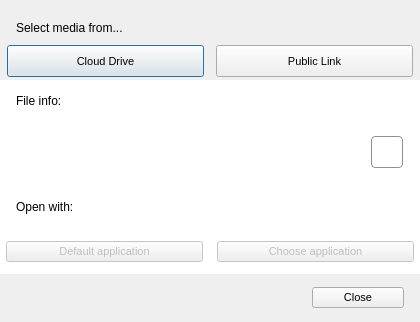
<?xml version="1.0" encoding="UTF-8"?>
<ui version="4.0">
 <class>StreamingFromMegaDialog</class>
 <widget class="QDialog" name="StreamingFromMegaDialog">
  <property name="geometry">
   <rect>
    <x>0</x>
    <y>0</y>
    <width>420</width>
    <height>322</height>
   </rect>
  </property>
  <property name="minimumSize">
   <size>
    <width>420</width>
    <height>322</height>
   </size>
  </property>
  <property name="maximumSize">
   <size>
    <width>420</width>
    <height>322</height>
   </size>
  </property>
  <property name="windowTitle">
   <string>Dialog</string>
  </property>
  <property name="styleSheet">
   <string notr="true">QWidget
{
font-size: 11px;
}

#lStreamResourceDesc, #lFileInfoDesc, #lOpenWithDesc, #lFileSize
{
  font-family: &quot;HelveticaNeue-Light&quot;;
  font-size: 12px;
  color: #000000;
}
#wContainer
{
	background-color: white;
}
#lFileInfoDesc, #lOpenWithDesc, #lStreamResourceDesc
{
    padding-left: 13px;
}
#lNothingSelected
{
   font-size: 12px;
	color: rgba(0, 0, 0, 50)
}

#lFileName, #lState
{
	font-size: 12px;
	color: #000000;
}</string>
  </property>
  <layout class="QVBoxLayout" name="verticalLayout_6">
   <property name="spacing">
    <number>0</number>
   </property>
   <property name="leftMargin">
    <number>0</number>
   </property>
   <property name="topMargin">
    <number>0</number>
   </property>
   <property name="rightMargin">
    <number>0</number>
   </property>
   <property name="bottomMargin">
    <number>0</number>
   </property>
   <item>
    <widget class="QWidget" name="wStreamResource" native="true">
     <property name="minimumSize">
      <size>
       <width>0</width>
       <height>80</height>
      </size>
     </property>
     <property name="maximumSize">
      <size>
       <width>16777215</width>
       <height>80</height>
      </size>
     </property>
     <layout class="QVBoxLayout" name="verticalLayout">
      <property name="spacing">
       <number>7</number>
      </property>
      <property name="leftMargin">
       <number>0</number>
      </property>
      <property name="topMargin">
       <number>18</number>
      </property>
      <property name="rightMargin">
       <number>0</number>
      </property>
      <property name="bottomMargin">
       <number>0</number>
      </property>
      <item>
       <widget class="QLabel" name="lStreamResourceDesc">
        <property name="minimumSize">
         <size>
          <width>0</width>
          <height>16</height>
         </size>
        </property>
        <property name="maximumSize">
         <size>
          <width>16777215</width>
          <height>16</height>
         </size>
        </property>
        <property name="styleSheet">
         <string notr="true"/>
        </property>
        <property name="text">
         <string>Select media from...</string>
        </property>
       </widget>
      </item>
      <item>
       <widget class="QWidget" name="wSelectMedia" native="true">
        <property name="minimumSize">
         <size>
          <width>0</width>
          <height>32</height>
         </size>
        </property>
        <property name="maximumSize">
         <size>
          <width>16777215</width>
          <height>32</height>
         </size>
        </property>
        <property name="styleSheet">
         <string notr="true"/>
        </property>
        <layout class="QHBoxLayout" name="horizontalLayout_3">
         <property name="spacing">
          <number>5</number>
         </property>
         <property name="leftMargin">
          <number>0</number>
         </property>
         <property name="topMargin">
          <number>0</number>
         </property>
         <property name="rightMargin">
          <number>0</number>
         </property>
         <property name="bottomMargin">
          <number>0</number>
         </property>
         <item>
          <widget class="QPushButton" name="bFromCloud">
           <property name="sizePolicy">
            <sizepolicy hsizetype="Minimum" vsizetype="Fixed">
             <horstretch>0</horstretch>
             <verstretch>0</verstretch>
            </sizepolicy>
           </property>
           <property name="minimumSize">
            <size>
             <width>197</width>
             <height>32</height>
            </size>
           </property>
           <property name="maximumSize">
            <size>
             <width>197</width>
             <height>32</height>
            </size>
           </property>
           <property name="styleSheet">
            <string notr="true"/>
           </property>
           <property name="text">
            <string>Cloud Drive</string>
           </property>
          </widget>
         </item>
         <item>
          <widget class="QPushButton" name="bFromPublicLink">
           <property name="minimumSize">
            <size>
             <width>197</width>
             <height>32</height>
            </size>
           </property>
           <property name="maximumSize">
            <size>
             <width>197</width>
             <height>32</height>
            </size>
           </property>
           <property name="text">
            <string>Public Link</string>
           </property>
          </widget>
         </item>
        </layout>
       </widget>
      </item>
     </layout>
    </widget>
   </item>
   <item>
    <widget class="QWidget" name="wContainer" native="true">
     <layout class="QVBoxLayout" name="verticalLayout_3">
      <property name="spacing">
       <number>0</number>
      </property>
      <property name="leftMargin">
       <number>0</number>
      </property>
      <property name="topMargin">
       <number>0</number>
      </property>
      <property name="rightMargin">
       <number>0</number>
      </property>
      <property name="bottomMargin">
       <number>0</number>
      </property>
      <item>
       <widget class="QWidget" name="wStatus" native="true">
        <layout class="QVBoxLayout" name="verticalLayout_4">
         <property name="spacing">
          <number>0</number>
         </property>
         <property name="leftMargin">
          <number>0</number>
         </property>
         <property name="topMargin">
          <number>0</number>
         </property>
         <property name="rightMargin">
          <number>0</number>
         </property>
         <property name="bottomMargin">
          <number>0</number>
         </property>
         <item>
          <widget class="QLabel" name="lFileInfoDesc">
           <property name="minimumSize">
            <size>
             <width>0</width>
             <height>40</height>
            </size>
           </property>
           <property name="maximumSize">
            <size>
             <width>16777215</width>
             <height>40</height>
            </size>
           </property>
           <property name="styleSheet">
            <string notr="true"/>
           </property>
           <property name="text">
            <string>File info:</string>
           </property>
          </widget>
         </item>
         <item>
          <widget class="QWidget" name="wFileInfo" native="true">
           <property name="enabled">
            <bool>true</bool>
           </property>
           <property name="minimumSize">
            <size>
             <width>0</width>
             <height>60</height>
            </size>
           </property>
           <property name="maximumSize">
            <size>
             <width>16777215</width>
             <height>60</height>
            </size>
           </property>
           <layout class="QHBoxLayout" name="horizontalLayout_6">
            <property name="spacing">
             <number>0</number>
            </property>
            <property name="leftMargin">
             <number>0</number>
            </property>
            <property name="topMargin">
             <number>0</number>
            </property>
            <property name="rightMargin">
             <number>17</number>
            </property>
            <property name="bottomMargin">
             <number>0</number>
            </property>
            <item>
             <widget class="QStackedWidget" name="sFileInfo">
              <property name="minimumSize">
               <size>
                <width>0</width>
                <height>50</height>
               </size>
              </property>
              <property name="maximumSize">
               <size>
                <width>16777215</width>
                <height>60</height>
               </size>
              </property>
              <property name="styleSheet">
               <string notr="true">background-color: white;</string>
              </property>
              <property name="currentIndex">
               <number>0</number>
              </property>
              <widget class="QWidget" name="pFileInfo">
               <layout class="QHBoxLayout" name="horizontalLayout_2">
                <property name="spacing">
                 <number>0</number>
                </property>
                <property name="leftMargin">
                 <number>9</number>
                </property>
                <property name="topMargin">
                 <number>0</number>
                </property>
                <property name="rightMargin">
                 <number>0</number>
                </property>
                <property name="bottomMargin">
                 <number>0</number>
                </property>
                <item>
                 <widget class="QPushButton" name="lFileType">
                  <property name="minimumSize">
                   <size>
                    <width>48</width>
                    <height>48</height>
                   </size>
                  </property>
                  <property name="maximumSize">
                   <size>
                    <width>48</width>
                    <height>48</height>
                   </size>
                  </property>
                  <property name="styleSheet">
                   <string notr="true">border: none;</string>
                  </property>
                  <property name="text">
                   <string/>
                  </property>
                  <property name="icon">
                   <iconset resource="../Resources_linux.qrc">
                    <normaloff>:/images/drag_podcast.png</normaloff>:/images/drag_podcast.png</iconset>
                  </property>
                  <property name="iconSize">
                   <size>
                    <width>48</width>
                    <height>48</height>
                   </size>
                  </property>
                 </widget>
                </item>
                <item>
                 <widget class="QWidget" name="wFileInfoDesc" native="true">
                  <property name="minimumSize">
                   <size>
                    <width>0</width>
                    <height>30</height>
                   </size>
                  </property>
                  <property name="maximumSize">
                   <size>
                    <width>16777215</width>
                    <height>30</height>
                   </size>
                  </property>
                  <layout class="QVBoxLayout" name="verticalLayout_5">
                   <property name="spacing">
                    <number>0</number>
                   </property>
                   <property name="leftMargin">
                    <number>0</number>
                   </property>
                   <property name="topMargin">
                    <number>0</number>
                   </property>
                   <property name="rightMargin">
                    <number>0</number>
                   </property>
                   <property name="bottomMargin">
                    <number>0</number>
                   </property>
                   <item>
                    <widget class="QWidget" name="widget" native="true">
                     <layout class="QHBoxLayout" name="horizontalLayout">
                      <property name="spacing">
                       <number>10</number>
                      </property>
                      <property name="leftMargin">
                       <number>0</number>
                      </property>
                      <property name="topMargin">
                       <number>0</number>
                      </property>
                      <property name="rightMargin">
                       <number>0</number>
                      </property>
                      <property name="bottomMargin">
                       <number>0</number>
                      </property>
                      <item>
                       <widget class="QLabel" name="lFileName">
                        <property name="sizePolicy">
                         <sizepolicy hsizetype="Minimum" vsizetype="Preferred">
                          <horstretch>0</horstretch>
                          <verstretch>0</verstretch>
                         </sizepolicy>
                        </property>
                        <property name="text">
                         <string/>
                        </property>
                       </widget>
                      </item>
                      <item>
                       <widget class="QPushButton" name="lState">
                        <property name="sizePolicy">
                         <sizepolicy hsizetype="Expanding" vsizetype="Fixed">
                          <horstretch>0</horstretch>
                          <verstretch>0</verstretch>
                         </sizepolicy>
                        </property>
                        <property name="minimumSize">
                         <size>
                          <width>8</width>
                          <height>8</height>
                         </size>
                        </property>
                        <property name="maximumSize">
                         <size>
                          <width>8</width>
                          <height>8</height>
                         </size>
                        </property>
                        <property name="styleSheet">
                         <string notr="true">border:none;</string>
                        </property>
                        <property name="text">
                         <string/>
                        </property>
                       </widget>
                      </item>
                      <item>
                       <spacer name="horizontalSpacer_2">
                        <property name="orientation">
                         <enum>Qt::Horizontal</enum>
                        </property>
                        <property name="sizeHint" stdset="0">
                         <size>
                          <width>31</width>
                          <height>20</height>
                         </size>
                        </property>
                       </spacer>
                      </item>
                     </layout>
                    </widget>
                   </item>
                   <item>
                    <widget class="QLabel" name="lFileSize">
                     <property name="text">
                      <string/>
                     </property>
                    </widget>
                   </item>
                  </layout>
                 </widget>
                </item>
               </layout>
              </widget>
              <widget class="QWidget" name="pNothingSelected">
               <widget class="QWidget" name="widget_2" native="true">
                <property name="geometry">
                 <rect>
                  <x>0</x>
                  <y>0</y>
                  <width>361</width>
                  <height>50</height>
                 </rect>
                </property>
                <layout class="QHBoxLayout" name="horizontalLayout_7">
                 <property name="spacing">
                  <number>0</number>
                 </property>
                 <property name="leftMargin">
                  <number>16</number>
                 </property>
                 <property name="topMargin">
                  <number>0</number>
                 </property>
                 <property name="rightMargin">
                  <number>0</number>
                 </property>
                 <property name="bottomMargin">
                  <number>0</number>
                 </property>
                 <item>
                  <widget class="QLabel" name="lNothingSelected">
                   <property name="text">
                    <string>Nothing selected</string>
                   </property>
                  </widget>
                 </item>
                </layout>
               </widget>
              </widget>
             </widget>
            </item>
            <item>
             <widget class="QToolButton" name="bCopyLink">
              <property name="minimumSize">
               <size>
                <width>32</width>
                <height>32</height>
               </size>
              </property>
              <property name="maximumSize">
               <size>
                <width>32</width>
                <height>32</height>
               </size>
              </property>
              <property name="styleSheet">
               <string notr="true">    border: 1px solid #8f8f91;
    border-radius: 4px;
    background-color: qlineargradient(x1: 0, y1: 0, x2: 0, y2: 1,
                                      stop: 0 #f6f7fa, stop: 1 #dadbde);
</string>
              </property>
              <property name="text">
               <string/>
              </property>
              <property name="icon">
               <iconset resource="../Resources_linux.qrc">
                <normaloff>:/images/streaming_link.png</normaloff>:/images/streaming_link.png</iconset>
              </property>
             </widget>
            </item>
           </layout>
          </widget>
         </item>
        </layout>
       </widget>
      </item>
      <item>
       <widget class="QWidget" name="wOpenWith" native="true">
        <property name="minimumSize">
         <size>
          <width>0</width>
          <height>90</height>
         </size>
        </property>
        <layout class="QVBoxLayout" name="verticalLayout_2">
         <property name="spacing">
          <number>0</number>
         </property>
         <property name="leftMargin">
          <number>0</number>
         </property>
         <property name="topMargin">
          <number>0</number>
         </property>
         <property name="rightMargin">
          <number>0</number>
         </property>
         <property name="bottomMargin">
          <number>0</number>
         </property>
         <item>
          <widget class="QLabel" name="lOpenWithDesc">
           <property name="text">
            <string>Open with:</string>
           </property>
          </widget>
         </item>
         <item>
          <widget class="QWidget" name="wOpenButtons" native="true">
           <property name="styleSheet">
            <string notr="true"/>
           </property>
           <layout class="QHBoxLayout" name="horizontalLayout_4">
            <property name="spacing">
             <number>8</number>
            </property>
            <property name="leftMargin">
             <number>0</number>
            </property>
            <property name="topMargin">
             <number>0</number>
            </property>
            <property name="rightMargin">
             <number>0</number>
            </property>
            <property name="bottomMargin">
             <number>0</number>
            </property>
            <item>
             <widget class="QPushButton" name="bOpenDefault">
              <property name="enabled">
               <bool>false</bool>
              </property>
              <property name="minimumSize">
               <size>
                <width>197</width>
                <height>0</height>
               </size>
              </property>
              <property name="maximumSize">
               <size>
                <width>197</width>
                <height>16777215</height>
               </size>
              </property>
              <property name="text">
               <string>Default application</string>
              </property>
             </widget>
            </item>
            <item>
             <widget class="QPushButton" name="bOpenOther">
              <property name="enabled">
               <bool>false</bool>
              </property>
              <property name="minimumSize">
               <size>
                <width>197</width>
                <height>0</height>
               </size>
              </property>
              <property name="maximumSize">
               <size>
                <width>197</width>
                <height>16777215</height>
               </size>
              </property>
              <property name="text">
               <string>Choose application</string>
              </property>
             </widget>
            </item>
           </layout>
          </widget>
         </item>
        </layout>
       </widget>
      </item>
     </layout>
    </widget>
   </item>
   <item>
    <widget class="QWidget" name="wClose" native="true">
     <property name="minimumSize">
      <size>
       <width>0</width>
       <height>48</height>
      </size>
     </property>
     <property name="maximumSize">
      <size>
       <width>16777215</width>
       <height>48</height>
      </size>
     </property>
     <layout class="QHBoxLayout" name="horizontalLayout_5">
      <property name="leftMargin">
       <number>12</number>
      </property>
      <property name="topMargin">
       <number>0</number>
      </property>
      <property name="rightMargin">
       <number>16</number>
      </property>
      <property name="bottomMargin">
       <number>0</number>
      </property>
      <item>
       <spacer name="horizontalSpacer">
        <property name="orientation">
         <enum>Qt::Horizontal</enum>
        </property>
        <property name="sizeHint" stdset="0">
         <size>
          <width>226</width>
          <height>20</height>
         </size>
        </property>
       </spacer>
      </item>
      <item>
       <widget class="QPushButton" name="bClose">
        <property name="minimumSize">
         <size>
          <width>92</width>
          <height>0</height>
         </size>
        </property>
        <property name="maximumSize">
         <size>
          <width>92</width>
          <height>16777215</height>
         </size>
        </property>
        <property name="text">
         <string>Close</string>
        </property>
       </widget>
      </item>
     </layout>
    </widget>
   </item>
  </layout>
  <zorder>wStreamResource</zorder>
  <zorder>wClose</zorder>
  <zorder>wContainer</zorder>
 </widget>
 <resources>
  <include location="../Resources_linux.qrc"/>
 </resources>
 <connections/>
</ui>
